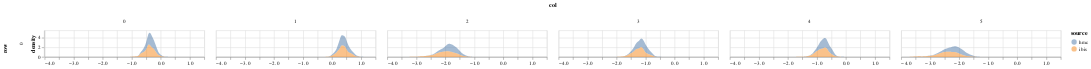

Notebook code cell kept with this figure:
### Code cell
param = 'alpha'
df = get_post_df(ps[param])
df['source'] = 'hmc'
df2 = get_post_df(particles[param])
df2['source'] = 'ibis'

plot_density(pd.concat([df,df2]))

### Figure 1 — Vega-Lite specification as saved in the notebook (floating-point values rounded to 4 significant figures; data arrays with more than 128 entries replaced by an {"elided": "..."} marker saying what was removed)
{"config": {"view": {"continuousWidth": 400, "continuousHeight": 300}}, "data": {"name": "data-ec4c08c4b7cfbc3e8c5a0fa84f1ed5b0"}, "mark": {"type": "area", "opacity": 0.5}, "encoding": {"color": {"type": "nominal", "field": "source"}, "column": {"type": "quantitative", "field": "col"}, "row": {"type": "quantitative", "field": "row"}, "x": {"type": "quantitative", "field": "value", "title": null}, "y": {"type": "quantitative", "field": "density"}}, "height": 50, "resolve": {"scale": {"x": "independent"}}, "transform": [{"fold": ["value"]}, {"density": "value", "groupby": ["cn", "row", "col", "source"]}], "width": 300, "$schema": "https://vega.github.io/schema/vega-lite/v4.8.1.json", "datasets": {"data-ec4c08c4b7cfbc3e8c5a0fa84f1ed5b0": {"elided": "12000 records"}}}
